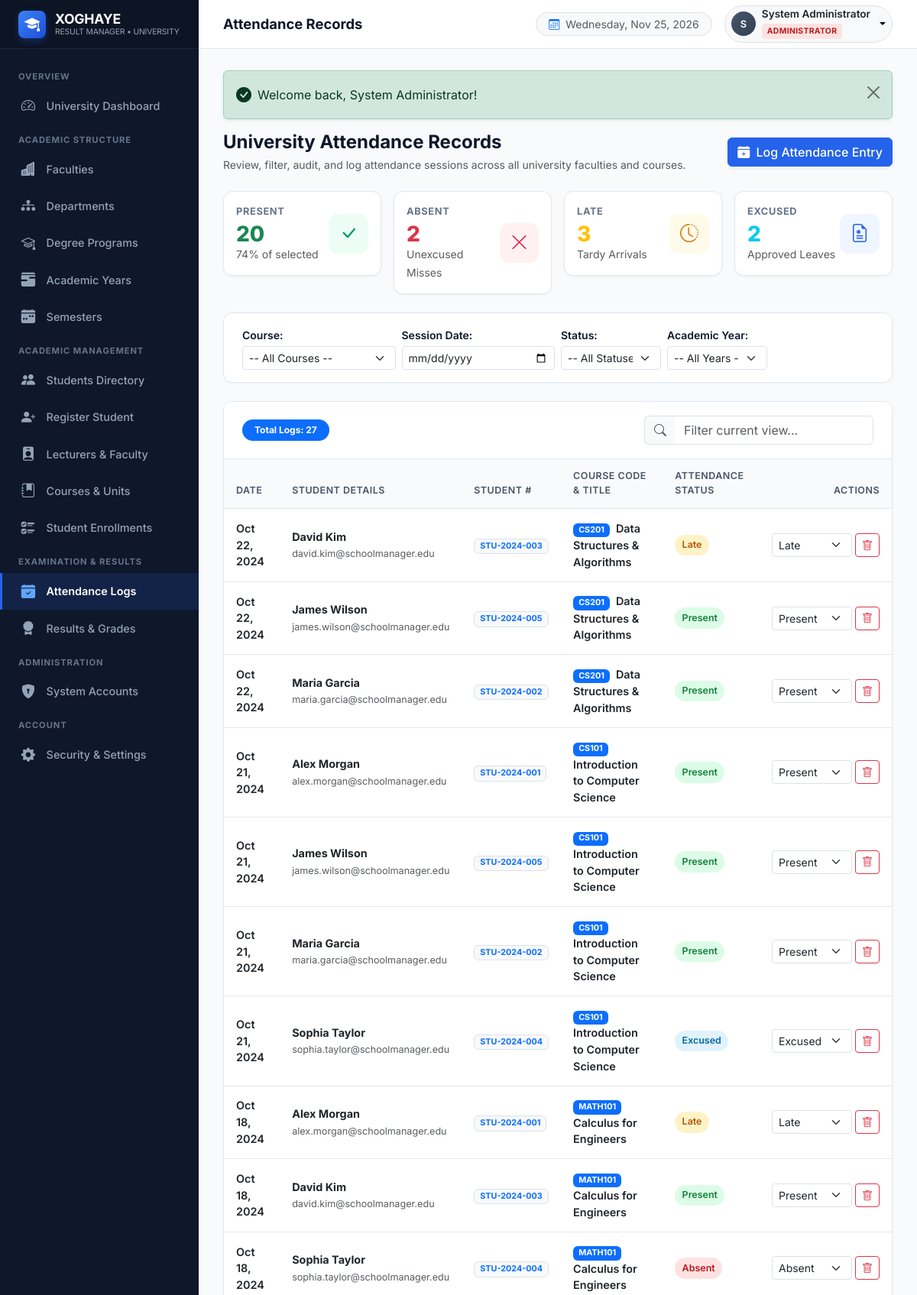
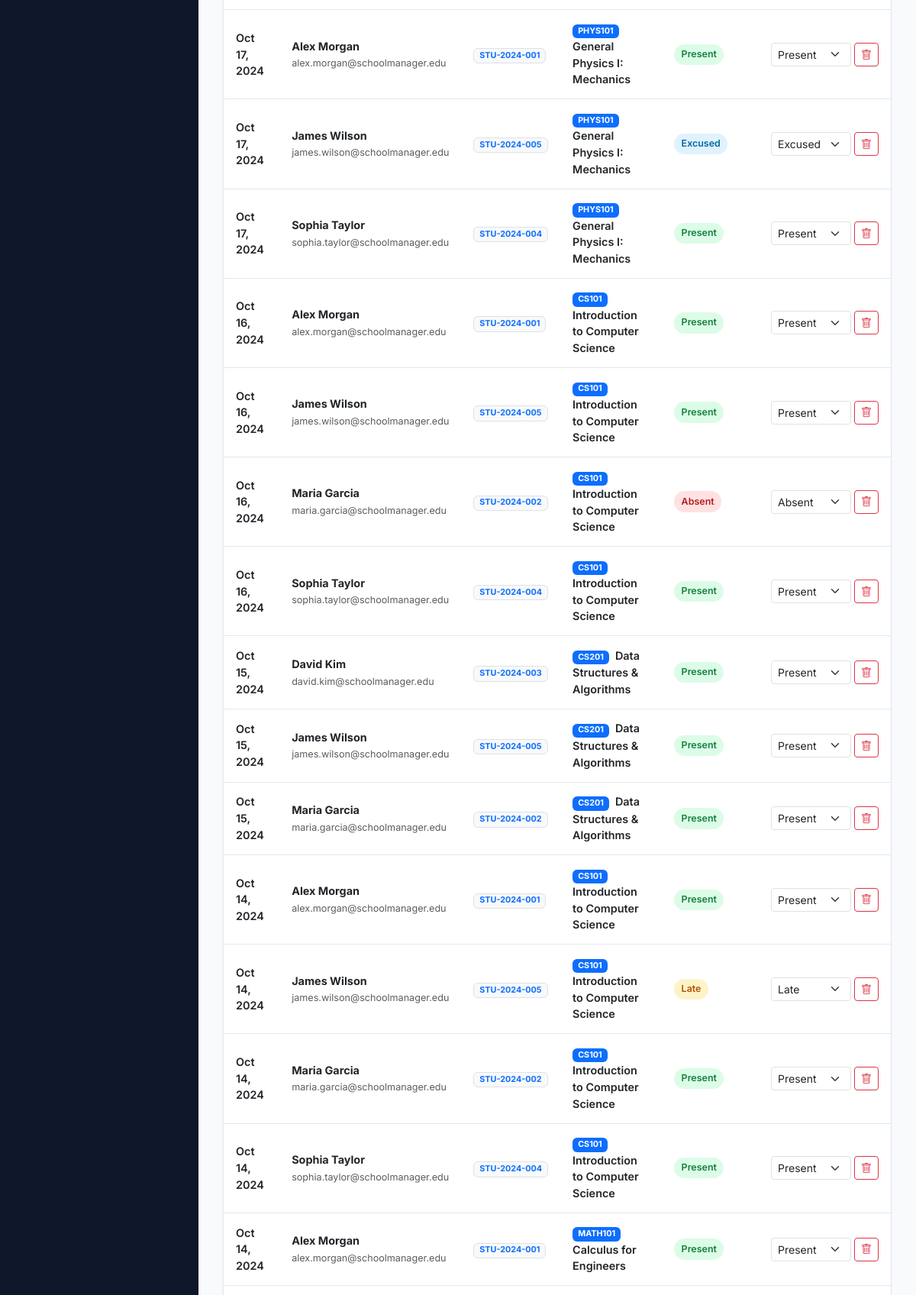
/admin/attendance.php (signed in, upper part), run on the app's committed database (2 pictures, top to bottom).
### tables this page shows
CREATE TABLE `attendance` (
  `attendance_id` INT AUTO_INCREMENT PRIMARY KEY,
  `student_id` INT NOT NULL,
  `course_id` INT NOT NULL,
  `attendance_date` DATE NOT NULL,
  `status` ENUM('Present', 'Absent', 'Late', 'Excused') NOT NULL DEFAULT 'Present',
  `created_at` TIMESTAMP DEFAULT CURRENT_TIMESTAMP,
  UNIQUE KEY `uq_student_course_date` (`student_id`, `course_id`, `attendance_date`),
  CONSTRAINT `fk_attendance_student_restrict` FOREIGN KEY (`student_id`) 
    REFERENCES `students` (`student_id`) ON DELETE RESTRICT ON UPDATE CASCADE,
  CONSTRAINT `fk_attendance_course_restrict` FOREIGN KEY (`course_id`) 
    REFERENCES `courses` (`course_id`) ON DELETE RESTRICT ON UPDATE CASCADE
);

CREATE TABLE `users` (
  `user_id` INT AUTO_INCREMENT PRIMARY KEY,
  `full_name` VARCHAR(100) NOT NULL,
  `email` VARCHAR(150) NOT NULL UNIQUE,
  `password` VARCHAR(255) NOT NULL,
  `role` ENUM('admin', 'teacher', 'student') NOT NULL DEFAULT 'student',
  `created_at` TIMESTAMP DEFAULT CURRENT_TIMESTAMP,
  `updated_at` TIMESTAMP DEFAULT CURRENT_TIMESTAMP ON UPDATE CURRENT_TIMESTAMP
);

CREATE TABLE `students` (
  `student_id` INT AUTO_INCREMENT PRIMARY KEY,
  `user_id` INT NOT NULL UNIQUE,
  `student_number` VARCHAR(50) NOT NULL UNIQUE,
  `phone` VARCHAR(25) DEFAULT NULL,
  `address` TEXT DEFAULT NULL,
  `date_of_birth` DATE DEFAULT NULL,
  `created_at` TIMESTAMP DEFAULT CURRENT_TIMESTAMP,
  CONSTRAINT `fk_student_user` FOREIGN KEY (`user_id`) 
    REFERENCES `users` (`user_id`) ON DELETE CASCADE ON UPDATE CASCADE
);

CREATE TABLE `courses` (
  `course_id` INT AUTO_INCREMENT PRIMARY KEY,
  `course_name` VARCHAR(150) NOT NULL,
  `course_code` VARCHAR(50) NOT NULL UNIQUE,
  `teacher_id` INT DEFAULT NULL,
  `description` TEXT DEFAULT NULL,
  `created_at` TIMESTAMP DEFAULT CURRENT_TIMESTAMP,
  CONSTRAINT `fk_course_teacher_restrict` FOREIGN KEY (`teacher_id`) 
    REFERENCES `teachers` (`teacher_id`) ON DELETE RESTRICT ON UPDATE CASCADE
);

### config/database.php (called while the page is built, shortened)
            <?php
function base_url($path = '') {
    $protocol = (!empty($_SERVER['HTTPS']) && $_SERVER['HTTPS'] !== 'off') ? "https://" : "http://";
    $host = $_SERVER['HTTP_HOST'] ?? 'localhost';
    $script = str_replace('\\', '/', $_SERVER['SCRIPT_NAME'] ?? '');
    $knownDirs = ['/admin/', '/teacher/', '/student/', '/auth/', '/includes/', '/config/', '/database/', '/assets/'];
    $subPath = null;
    foreach ($knownDirs as $dir) {
        $pos = strpos($script, $dir);
        if ($pos !== false) {
            $subPath = substr($script, 0, $pos);
            break;
        }
    }
    $subPath = $subPath ?? '';
    $base = rtrim($protocol . $host . $subPath, '/');
    $path = ltrim($path, '/');
    return $path === '' ? $base : $base . '/' . $path;
}

### admin/attendance.php (the view, shortened to what this page needs)
<?php
require_once __DIR__ . '/../includes/auth.php';
$pdo = get_db_connection();
$date_filter = isset($_GET['attendance_date']) ? trim($_GET['attendance_date']) : '';
$where = [];
$params = [];
$where_sql = !empty($where) ? "WHERE " . implode(" AND ", $where) : "";
$query = "
    SELECT a.*,
           s.student_number, u.full_name AS student_name, u.email AS student_email,
           c.course_name, c.course_code
    FROM attendance a
    JOIN students s ON a.student_id = s.student_id
    JOIN users u ON s.user_id = u.user_id
    JOIN courses c ON a.course_id = c.course_id
    $where_sql
    ORDER BY a.attendance_date DESC, c.course_code ASC, u.full_name ASC
";
$stmt = $pdo->prepare($query);
$stmt->execute($params);
$records = $stmt->fetchAll();
$total_records = count($records);
$counts = ['Present' => 0, 'Absent' => 0, 'Late' => 0, 'Excused' => 0];
foreach ($records as $r) {
    if (isset($counts[$r['status']])) {
        $counts[$r['status']]++;
    }
}
$present_pct = $total_records > 0 ? round(($counts['Present'] / $total_records) * 100) : 0;
require_once __DIR__ . '/../includes/header.php';
?>
<div class="d-flex flex-column flex-sm-row justify-content-between align-items-start align-items-sm-center gap-3 mb-4">
    <div>
        <h4 class="fw-bold mb-1">University Attendance Records</h4>
        <p class="text-muted small mb-0">Review, filter, audit, and log attendance sessions across all university faculties and courses.</p>
    </div>
    <button type="button" class="btn btn-primary shadow-sm" data-bs-toggle="modal" data-bs-target="#addAttendanceModal">
        <i class="bi bi-calendar-plus-fill me-1"></i> Log Attendance Entry
    </button>
</div>
<div class="row g-3 mb-4">
    <div class="col-6 col-md-3">
        <div class="card-stat p-3">
            <div>
                <div class="card-stat-title">Present</div>
                <div class="card-stat-value text-success fs-3"><?php echo $counts['Present']; ?></div>
                <small class="text-muted"><?php echo $present_pct; ?>% of selected</small>
            </div>
            <div class="card-stat-icon icon-emerald"><i class="bi bi-check-lg"></i></div>
        </div>
    </div>
    <div class="col-6 col-md-3">
        <div class="card-stat p-3">
            <div>
                <div class="card-stat-title">Absent</div>
                <div class="card-stat-value text-danger fs-3"><?php echo $counts['Absent']; ?></div>
                <small class="text-muted">Unexcused Misses</small>
            </div>
            <div class="card-stat-icon icon-rose"><i class="bi bi-x-lg"></i></div>
        </div>
    </div>
    <div class="col-6 col-md-3">
        <div class="card-stat p-3">
            <div>
                <div class="card-stat-title">Late</div>
                <div class="card-stat-value text-warning fs-3"><?php echo $counts['Late']; ?></div>
                <small class="text-muted">Tardy Arrivals</small>
            </div>
            <div class="card-stat-icon icon-amber"><i class="bi bi-clock-history"></i></div>
        </div>
    </div>
    <div class="col-6 col-md-3">
        <div class="card-stat p-3">
            <div>
                <div class="card-stat-title">Excused</div>
                <div class="card-stat-value text-info fs-3"><?php echo $counts['Excused']; ?></div>
                <small class="text-muted">Approved Leaves</small>
            </div>
            <div class="card-stat-icon icon-blue"><i class="bi bi-file-earmark-medical"></i></div>
        </div>
    </div>
</div>
<div class="card-modern mb-4">
    <div class="card-modern-body py-3">
        <form method="GET" action="" class="row g-2 align-items-center">
            <div class="col-md-3">
                <label class="form-label small fw-semibold mb-1">Course:</label>
                <select name="course_id" class="form-select form-select-sm" onchange="this.form.submit()">
                    <option value="">-- All Courses --</option>
                </select>
            </div>
            <div class="col-md-3">
                <label class="form-label small fw-semibold mb-1">Session Date:</label>
                <input type="date" name="attendance_date" class="form-control form-control-sm"
                       value="<?php echo htmlspecialchars($date_filter); ?>" onchange="this.form.submit()">
            </div>
            <div class="col-md-2">
                <label class="form-label small fw-semibold mb-1">Status:</label>
                <select name="status" class="form-select form-select-sm" onchange="this.form.submit()">
                    <option value="">-- All Statuses --</option>
                </select>
            </div>
            <div class="col-md-2">
                <label class="form-label small fw-semibold mb-1">Academic Year:</label>
                <select name="academic_year_id" class="form-select form-select-sm" onchange="this.form.submit()">
                    <option value="">-- All Years --</option>
                </select>
            </div>
        </form>
    </div>
</div>
<div class="card-modern">
    <div class="card-modern-header flex-column flex-md-row gap-3">
        <div class="d-flex align-items-center gap-2">
            <span class="badge bg-primary text-white rounded-pill px-3 py-2">
                Total Logs: <?php echo $total_records; ?>
            </span>
        </div>
        <div class="input-group" style="max-width: 300px;">
            <span class="input-group-text bg-light text-muted border-end-0"><i class="bi bi-search"></i></span>
            <input type="text" id="tableSearch" class="form-control border-start-0" placeholder="Filter current view...">
        </div>
    </div>
    <div class="table-responsive">
        <table class="table table-modern table-searchable align-middle">
            <thead>
                <tr>
                    <th>Date</th>
                    <th>Student Details</th>
                    <th>Student #</th>
                    <th>Course Code & Title</th>
                    <th>Attendance Status</th>
                    <th class="text-end">Actions</th>
                </tr>
            </thead>
            <tbody>
                <?php if (empty($records)): ?>
                    <tr>
                        <td colspan="6" class="text-center py-5 text-muted">
                            <i class="bi bi-calendar-x fs-1 text-muted d-block mb-2"></i>
                            No attendance records match the selected filter criteria.
                        </td>
                    </tr>
                <?php else: ?>
                    <?php foreach ($records as $r):
                        $badge_class = 'badge-present';
                        if ($r['status'] === 'Absent') $badge_class = 'badge-absent';
                        elseif ($r['status'] === 'Late') $badge_class = 'badge-late';
                        elseif ($r['status'] === 'Excused') $badge_class = 'badge-excused';
                    ?>
                        <tr>
                            <td class="fw-semibold text-dark">
                                <?php echo format_date($r['attendance_date']); ?>
                            </td>
                            <td>
                                <div class="fw-bold text-dark"><?php echo htmlspecialchars($r['student_name']); ?></div>
                                <small class="text-muted"><?php echo htmlspecialchars($r['student_email']); ?></small>
                            </td>
                            <td>
                                <span class="badge bg-light text-primary border"><?php echo htmlspecialchars($r['student_number']); ?></span>
                            </td>
                            <td>
                                <span class="badge bg-primary me-1"><?php echo htmlspecialchars($r['course_code']); ?></span>
                                <span class="fw-semibold text-dark"><?php echo htmlspecialchars($r['course_name']); ?></span>
                            </td>
                            <td>
                                <span class="badge-status <?php echo $badge_class; ?>">
                                    <?php echo htmlspecialchars($r['status']); ?>
                                </span>
                            </td>
                            <td class="text-end">
                                <div class="d-inline-flex align-items-center gap-1">
                                    <form method="POST" action="" class="d-inline">
                                        <select name="status" class="form-select form-select-sm" style="width: 105px;" onchange="this.form.submit()">
                                            <option value="Present" <?php echo ($r['status'] === 'Present') ? 'selected' : ''; ?>>Present</option>
                                            <option value="Absent" <?php echo ($r['status'] === 'Absent') ? 'selected' : ''; ?>>Absent</option>
                                            <option value="Late" <?php echo ($r['status'] === 'Late') ? 'selected' : ''; ?>>Late</option>
                                            <option value="Excused" <?php echo ($r['status'] === 'Excused') ? 'selected' : ''; ?>>Excused</option>
                                        </select>
                                    </form>
                                    <button type="button" class="btn btn-sm btn-outline-danger btn-confirm-delete"
                                            data-action="<?php echo base_url('admin/attendance.php'); ?>"
                                            data-id-field="attendance_id"
                                            data-record-id="<?php echo $r['attendance_id']; ?>"
                                            data-csrf="<?php echo $_SESSION['csrf_token'] ?? ''; ?>"
                                            data-item-name="Attendance Log for <?php echo htmlspecialchars($r['student_name']); ?> on <?php echo format_date($r['attendance_date']); ?>"
                                            data-message="Are you sure you want to delete this attendance log?">
                                        <i class="bi bi-trash"></i>
                                    </button>
                                </div>
                            </td>
                        </tr>
                    <?php endforeach; ?>
                <?php endif; ?>
            </tbody>
        </table>
    </div>
</div>
<?php require_once __DIR__ . '/../includes/footer.php'; ?>

### assets/css/style.css (style rules this page uses)
:root { --primary-color: #2563eb; --primary-hover: #1d4ed8; --primary-dark: #1e40af; --primary-light: #eff6ff; --secondary-color: #64748b; --accent-color: #0284c7; --success-color: #10b981; --warning-color: #f59e0b; --danger-color: #ef4444; --info-color: #06b6d4; --bg-body: #f8fafc; --bg-card: #ffffff; --border-color: #e2e8f0; --text-dark: #0f172a; --text-muted: #64748b; --sidebar-width: 260px; --sidebar-bg: #0f172a; --sidebar-hover: #1e293b; --sidebar-active: #2563eb; --sidebar-text: #94a3b8; --sidebar-text-bright: #ffffff; --navbar-height: 64px; --font-family: 'Inter', -apple-system, BlinkMacSystemFont, "Segoe UI", Roboto, Helvetica, Arial, sans-serif; --transition-fast: all 0.2s ease-in-out; }
body { font-family: var(--font-family); background-color: var(--bg-body); color: var(--text-dark); min-height: 100vh; margin: 0; display: flex; flex-direction: column; overflow-x: hidden; }
.card-stat { border: 1px solid var(--border-color); border-radius: 12px; background-color: var(--bg-card); padding: 1.5rem; position: relative; transition: transform 0.2s, box-shadow 0.2s; box-shadow: 0 1px 3px rgba(0, 0, 0, 0.05); display: flex; align-items: center; justify-content: space-between; }
.card-stat-title { font-size: 0.8rem; text-transform: uppercase; font-weight: 700; letter-spacing: 0.05em; color: var(--text-muted); margin-bottom: 0.4rem; }
.card-stat-value { font-size: 1.85rem; font-weight: 800; color: var(--text-dark); line-height: 1; }
.card-stat-icon { width: 52px; height: 52px; border-radius: 12px; display: flex; align-items: center; justify-content: center; font-size: 1.5rem; }
.icon-blue { background-color: #eff6ff; color: #2563eb; }
.icon-emerald { background-color: #ecfdf5; color: #059669; }
.icon-amber { background-color: #fffbeb; color: #d97706; }
.icon-rose { background-color: #fff1f2; color: #e11d48; }
.card-modern { border: 1px solid var(--border-color); border-radius: 12px; background-color: var(--bg-card); box-shadow: 0 1px 3px rgba(0, 0, 0, 0.04); margin-bottom: 1.5rem; overflow: hidden; }
.card-modern-header { padding: 1.1rem 1.5rem; border-bottom: 1px solid var(--border-color); display: flex; align-items: center; justify-content: space-between; background-color: #ffffff; }
.card-modern-body { padding: 1.5rem; }
.table-modern { margin-bottom: 0; font-size: 0.9rem; }
.table-modern th { background-color: #f8fafc; color: #475569; font-weight: 600; font-size: 0.78rem; text-transform: uppercase; letter-spacing: 0.04em; padding: 0.85rem 1rem; border-bottom: 1px solid var(--border-color); border-top: none; }
.table-modern td { padding: 0.9rem 1rem; vertical-align: middle; border-bottom: 1px solid var(--border-color); color: var(--text-dark); }
.badge-status { padding: 0.35em 0.75em; font-size: 0.78rem; font-weight: 600; border-radius: 20px; display: inline-flex; align-items: center; gap: 0.3rem; }
.badge-present { background-color: #dcfce7; color: #15803d; }
.badge-absent { background-color: #fee2e2; color: #b91c1c; }
.badge-late { background-color: #fef3c7; color: #b45309; }
.badge-excused { background-color: #e0f2fe; color: #0369a1; }
.btn-primary { background-color: var(--primary-color); border-color: var(--primary-color); font-weight: 500; }

### data on the page
attendance: attendance_date "Oct 22, 2024", users.full_name "David Kim", users.email "david.kim@schoolmanager.edu", student.student_number "STU-2024-003", course.course_code "CS201", course.course_name "Data Structures & Algorithms", status "Late"
attendance: attendance_date "Oct 22, 2024", users.full_name "James Wilson", users.email "james.wilson@schoolmanager.edu", student.student_number "STU-2024-005", course.course_code "CS201", course.course_name "Data Structures & Algorithms", status "Present"
attendance: attendance_date "Oct 22, 2024", users.full_name "Maria Garcia", users.email "maria.garcia@schoolmanager.edu", student.student_number "STU-2024-002", course.course_code "CS201", course.course_name "Data Structures & Algorithms", status "Present"
attendance: attendance_date "Oct 21, 2024", users.full_name "Alex Morgan", users.email "alex.morgan@schoolmanager.edu", student.student_number "STU-2024-001", course.course_code "CS101", course.course_name "Introduction to Computer Science", status "Present"
attendance: attendance_date "Oct 21, 2024", users.full_name "James Wilson", users.email "james.wilson@schoolmanager.edu", student.student_number "STU-2024-005", course.course_code "CS101", course.course_name "Introduction to Computer Science", status "Present"
attendance: attendance_date "Oct 21, 2024", users.full_name "Maria Garcia", users.email "maria.garcia@schoolmanager.edu", student.student_number "STU-2024-002", course.course_code "CS101", course.course_name "Introduction to Computer Science", status "Present"
attendance: attendance_date "Oct 21, 2024", users.full_name "Sophia Taylor", users.email "sophia.taylor@schoolmanager.edu", student.student_number "STU-2024-004", course.course_code "CS101", course.course_name "Introduction to Computer Science", status "Excused"
attendance: attendance_date "Oct 18, 2024", users.full_name "Alex Morgan", users.email "alex.morgan@schoolmanager.edu", student.student_number "STU-2024-001", course.course_code "MATH101", course.course_name "Calculus for Engineers", status "Late"
attendance: attendance_date "Oct 18, 2024", users.full_name "David Kim", users.email "david.kim@schoolmanager.edu", student.student_number "STU-2024-003", course.course_code "MATH101", course.course_name "Calculus for Engineers", status "Present"
attendance: attendance_date "Oct 18, 2024", users.full_name "Sophia Taylor", users.email "sophia.taylor@schoolmanager.edu", student.student_number "STU-2024-004", course.course_code "MATH101", course.course_name "Calculus for Engineers", status "Absent"
attendance: attendance_date "Oct 17, 2024", users.full_name "Alex Morgan", users.email "alex.morgan@schoolmanager.edu", student.student_number "STU-2024-001", course.course_code "PHYS101", course.course_name "General Physics I: Mechanics", status "Present"
attendance: attendance_date "Oct 17, 2024", users.full_name "James Wilson", users.email "james.wilson@schoolmanager.edu", student.student_number "STU-2024-005", course.course_code "PHYS101", course.course_name "General Physics I: Mechanics", status "Excused"
attendance: attendance_date "Oct 17, 2024", users.full_name "Sophia Taylor", users.email "sophia.taylor@schoolmanager.edu", student.student_number "STU-2024-004", course.course_code "PHYS101", course.course_name "General Physics I: Mechanics", status "Present"
attendance: attendance_date "Oct 16, 2024", users.full_name "Alex Morgan", users.email "alex.morgan@schoolmanager.edu", student.student_number "STU-2024-001", course.course_code "CS101", course.course_name "Introduction to Computer Science", status "Present"
attendance: attendance_date "Oct 16, 2024", users.full_name "James Wilson", users.email "james.wilson@schoolmanager.edu", student.student_number "STU-2024-005", course.course_code "CS101", course.course_name "Introduction to Computer Science", status "Present"
attendance: attendance_date "Oct 16, 2024", users.full_name "Maria Garcia", users.email "maria.garcia@schoolmanager.edu", student.student_number "STU-2024-002", course.course_code "CS101", course.course_name "Introduction to Computer Science", status "Absent"
attendance: attendance_date "Oct 16, 2024", users.full_name "Sophia Taylor", users.email "sophia.taylor@schoolmanager.edu", student.student_number "STU-2024-004", course.course_code "CS101", course.course_name "Introduction to Computer Science", status "Present"
attendance: attendance_date "Oct 15, 2024", users.full_name "David Kim", users.email "david.kim@schoolmanager.edu", student.student_number "STU-2024-003", course.course_code "CS201", course.course_name "Data Structures & Algorithms", status "Present"
attendance: attendance_date "Oct 15, 2024", users.full_name "James Wilson", users.email "james.wilson@schoolmanager.edu", student.student_number "STU-2024-005", course.course_code "CS201", course.course_name "Data Structures & Algorithms", status "Present"
attendance: attendance_date "Oct 15, 2024", users.full_name "Maria Garcia", users.email "maria.garcia@schoolmanager.edu", student.student_number "STU-2024-002", course.course_code "CS201", course.course_name "Data Structures & Algorithms", status "Present"
attendance: attendance_date "Oct 14, 2024", users.full_name "Alex Morgan", users.email "alex.morgan@schoolmanager.edu", student.student_number "STU-2024-001", course.course_code "CS101", course.course_name "Introduction to Computer Science", status "Present"
attendance: attendance_date "Oct 14, 2024", users.full_name "James Wilson", users.email "james.wilson@schoolmanager.edu", student.student_number "STU-2024-005", course.course_code "CS101", course.course_name "Introduction to Computer Science", status "Late"
attendance: attendance_date "Oct 14, 2024", users.full_name "Maria Garcia", users.email "maria.garcia@schoolmanager.edu", student.student_number "STU-2024-002", course.course_code "CS101", course.course_name "Introduction to Computer Science", status "Present"
attendance: attendance_date "Oct 14, 2024", users.full_name "Sophia Taylor", users.email "sophia.taylor@schoolmanager.edu", student.student_number "STU-2024-004", course.course_code "CS101", course.course_name "Introduction to Computer Science", status "Present"
attendance: attendance_date "Oct 14, 2024", users.full_name "Alex Morgan", users.email "alex.morgan@schoolmanager.edu", student.student_number "STU-2024-001", course.course_code "MATH101", course.course_name "Calculus for Engineers", status "Present"

### other printed values
APP_SHORT_NAME "XOGHAYE"
$page_title "Attendance Records"
substr($user['full_name'], 0, 1) "S"
$user['full_name'] "System Administrator"
$role_display "ADMINISTRATOR"
$flash['message'] "Welcome back, System Administrator!"
$counts['Present'] "20"
$present_pct "74"
$counts['Absent'] "2"
$counts['Late'] "3"
$counts['Excused'] "2"
$total_records "27"
